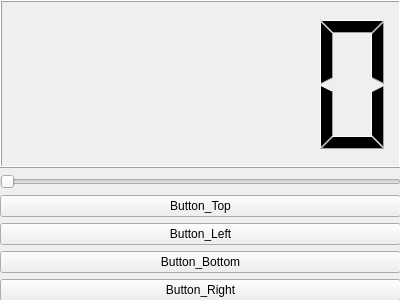
<?xml version="1.0" encoding="UTF-8"?>
<ui version="4.0">
 <class>Form</class>
 <widget class="QWidget" name="Form">
  <property name="geometry">
   <rect>
    <x>0</x>
    <y>0</y>
    <width>400</width>
    <height>300</height>
   </rect>
  </property>
  <property name="windowTitle">
   <string>Form</string>
  </property>
  <widget class="QWidget" name="verticalLayoutWidget">
   <property name="geometry">
    <rect>
     <x>0</x>
     <y>0</y>
     <width>401</width>
     <height>301</height>
    </rect>
   </property>
   <layout class="QVBoxLayout" name="verticalLayout">
    <item>
     <widget class="QLCDNumber" name="lcdNumber"/>
    </item>
    <item>
     <widget class="QSlider" name="horizontalSlider">
      <property name="orientation">
       <enum>Qt::Horizontal</enum>
      </property>
     </widget>
    </item>
    <item>
     <widget class="QPushButton" name="pushButton_2">
      <property name="text">
       <string>Button_Top</string>
      </property>
     </widget>
    </item>
    <item>
     <widget class="QPushButton" name="pushButton_4">
      <property name="text">
       <string>Button_Left</string>
      </property>
     </widget>
    </item>
    <item>
     <widget class="QPushButton" name="pushButton_3">
      <property name="text">
       <string>Button_Bottom</string>
      </property>
     </widget>
    </item>
    <item>
     <widget class="QPushButton" name="pushButton">
      <property name="text">
       <string>Button_Right</string>
      </property>
     </widget>
    </item>
   </layout>
  </widget>
 </widget>
 <resources/>
 <connections>
  <connection>
   <sender>horizontalSlider</sender>
   <signal>valueChanged(int)</signal>
   <receiver>lcdNumber</receiver>
   <slot>display(int)</slot>
   <hints>
    <hint type="sourcelabel">
     <x>167</x>
     <y>132</y>
    </hint>
    <hint type="destinationlabel">
     <x>174</x>
     <y>106</y>
    </hint>
   </hints>
  </connection>
 </connections>
</ui>
